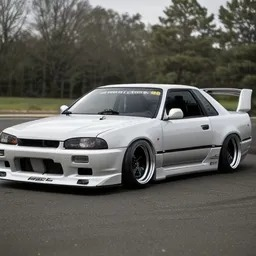
#> input picture data/image_gtr_256x256.jpeg, 256 x 256 px
$ python img2bin.py
#> lines starting #> are read from the running program, lines starting #| are printed output that depends on the picture
from PIL import Image
import numpy as np
import os

def save_image_as_binary(image_path, output_folder, new_size):
    # Extract the base name of the image file without the extension
#> called with image_path = 'data/image_gtr_256x256.jpeg', output_folder = 'data', new_size = (85, 85)
    base_name = os.path.splitext(os.path.basename(image_path))[0]

    # Load the image
    with Image.open(image_path) as img:
        # Convert to grayscale and resize
#> img is the input picture: PIL image 256x256 RGB; mean R, G, B 99.4, 99, 93.7
        img = img.convert('L')  # Convert to grayscale
#> img: PIL image 256x256 L
        img = img.resize(new_size, Image.BILINEAR)  # Resize using a simple resampling filter
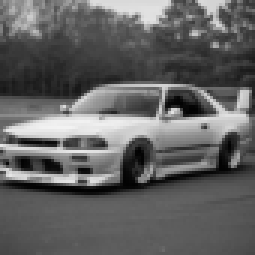
#> img: PIL image 85x85 L (shown 3 times larger); min 1, max 243, mean 98.5

        # Convert the image data to a numpy array
        img_data = np.array(img, dtype=np.uint8)

    # Generate the output file path with the base name
    output_file_path = f"{output_folder}/input_{base_name}_{new_size[0]}.bin"

    # Write the dimensions and pixel data to a binary file
    with open(output_file_path, 'wb') as bin_file:
        # Write the image dimensions as two 16-bit integers (little endian)
        bin_file.write(new_size[1].to_bytes(2, byteorder='little'))  # Width
        bin_file.write(new_size[0].to_bytes(2, byteorder='little'))  # Height
        # Write the pixel data
        img_data.tofile(bin_file)

    print(f"Binary file saved at: {output_file_path}")

# Example usage
save_image_as_binary(image_path = 'data/image_gtr_256x256.jpeg', output_folder = 'data', new_size =(85, 85))
